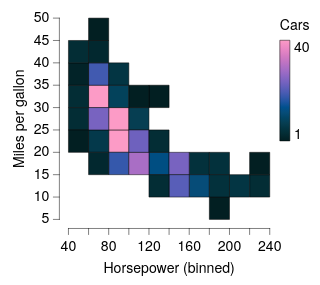

The specification (Vega-Lite) saved for this image:
### Vega-Lite specification from a JSON file in a GitHub repository (floating-point values rounded to 4 significant figures; data arrays with more than 128 entries replaced by an {"elided": "..."} marker saying what was removed)
{"background": null, "config": {"arc": {"fill": "#DBDBDB", "fillOpacity": 1.0, "innerRadius": 25.0, "padAngle": 0.03, "stroke": "black", "strokeOpacity": 1, "strokeWidth": 0.25}, "area": {"fill": "#DBDBDB", "fillOpacity": 1.0, "stroke": "black", "strokeOpacity": 1, "strokeWidth": 0.25}, "axis": {"domain": true, "domainCap": "round", "domainColor": "black", "domainWidth": 0.25, "grid": false, "gridCap": "round", "gridColor": "#F1F1F1", "gridDash": [0, 0], "gridOpacity": 1.0, "gridWidth": 0.25, "labelColor": "black", "labelFont": "Helvetica Neue, HelveticaNeue, Helvetica, Arial, sans-serif", "labelFontSize": 7, "labelFontStyle": "normal", "labelFontWeight": 400, "offset": 4.5, "ticks": true, "tickCap": "round", "tickColor": "black", "tickRound": false, "tickSize": 3, "tickWidth": 0.25, "titleColor": "black", "titleFont": "Helvetica Neue, HelveticaNeue, Helvetica, Arial, sans-serif", "titleFontSize": 7, "titleFontStyle": "normal", "titleFontWeight": 400}, "axisX": {"domain": true, "labelAlign": "center", "labelAngle": 0, "labels": true, "ticks": true, "translate": 0}, "axisY": {"domain": true, "labelAlign": "right", "labelAngle": 0, "labels": true, "ticks": true, "translate": 0}, "axisRight": {"domain": true, "labelAlign": "left", "labelAngle": 0, "labels": true, "ticks": true, "translate": 0}, "axisTop": {"domain": true, "labelAlign": "center", "labelAngle": 0, "labels": true, "ticks": true, "translate": 0}, "axisBand": {"tickOffset": 0}, "bar": {"fill": "#DBDBDB", "fillOpacity": 1.0, "stroke": "black", "strokeOpacity": 1, "strokeWidth": 0.25}, "boxplot": {"size": 9.0, "ticks": {"cornerRadius": 0.25, "fill": "black", "opacity": 1, "size": 4.5, "thickness": 0.25}, "box": {"fillOpacity": 1.0, "stroke": "black", "strokeOpacity": 1, "strokeWidth": 0.25}, "median": {"cornerRadius": 0, "fill": "black", "fillOpacity": 1.0, "opacity": 1, "size": 9.0, "thickness": 0.25}, "rule": {"fill": "black", "fillOpacity": 1.0, "size": 10.0, "stroke": "black", "strokeDash": [0, 0], "strokeOpacity": 1, "strokeWidth": 0.25}, "outliers": {"color": "black", "fill": "black", "fillOpacity": 1.0, "size": 0, "stroke": "black", "strokeOpacity": 1, "strokeWidth": 0.25}}, "circle": {"fill": "black", "fillOpacity": 1.0, "size": 1.25, "stroke": null, "strokeOpacity": 1, "strokeWidth": 0.25}, "errorband": {"band": {"fillOpacity": 0.6, "stroke": null, "strokeWidth": 0.25, "strokeOpacity": 1}, "borders": {"opacity": 0, "strokeOpacity": 0.25, "strokeWidth": 1}}, "errorbar": {"opacity": 1, "rule": {"strokeDash": [0, 0], "strokeWidth": 0.25}, "ticks": {"color": "black", "cornerRadius": 0.125, "opacity": 1, "size": 6.0, "thickness": 0.25}, "thickness": 0.25}, "font": "Helvetica Neue, HelveticaNeue, Helvetica, Arial, sans-serif", "geoshape": {"fill": "#DBDBDB", "fillOpacity": 1.0, "stroke": "black", "strokeOpacity": 1, "strokeWidth": 0.25}, "header": {"labelColor": "black", "labelFont": "Helvetica Neue, HelveticaNeue, Helvetica, Arial, sans-serif", "labelFontSize": 7, "labelFontStyle": "normal", "labelFontWeight": 400, "titleColor": "black", "titleFont": "Helvetica Neue, HelveticaNeue, Helvetica, Arial, sans-serif", "titleFontSize": 7, "titleFontStyle": "normal", "titleFontWeight": 400, "titlePadding": 0}, "legend": {"disable": false, "offset": 4.5, "titlePadding": 4, "labelOffset": 2, "gradientLabelOffset": 2, "gradientLength": 50.0, "gradientThickness": 5.0, "gradientOpacity": 1.0, "gradientStrokeColor": "black", "gradientStrokeWidth": 0.25, "labelColor": "black", "labelFont": "Helvetica Neue, HelveticaNeue, Helvetica, Arial, sans-serif", "labelFontSize": 7, "labelFontStyle": "normal", "labelFontWeight": 400, "strokeColor": "black", "strokeWidth": 0, "symbolSize": 42, "symbolStrokeColor": "black", "symbolStrokeWidth": 0.25, "titleColor": "black", "titleFont": "Helvetica Neue, HelveticaNeue, Helvetica, Arial, sans-serif", "titleFontSize": 7, "titleFontStyle": "normal", "titleFontWeight": 400}, "line": {"color": "black", "stroke": "black", "strokeCap": "butt", "strokeDash": [0, 0], "strokeOpacity": 1, "strokeWidth": 0.5}, "point": {"filled": true, "fill": "#DBDBDB", "fillOpacity": 1.0, "size": 5.0, "stroke": "black", "strokeOpacity": 1, "strokeWidth": 0.25}, "range": {"category": ["#5CA7B1", "#B7D0EE", "#B7B3E4", "#B3DAB5", "#F5E1B3", "#3D727B", "#809DC7", "#867DAC", "#80A988", "#CBB17A", "#204148", "#546B94", "#584C77", "#507B5F", "#9D824D"], "diverging": {"scheme": ["#6F572A", "#876E43", "#9E875F", "#B5A17F", "#CABBA2", "#DCD6CC", "#F4F1E9", "#C9D7DA", "#9DBFC6", "#78A5AF", "#558B96", "#36717C", "#1A5762"]}, "heatmap": {"scheme": ["#021F22", "#032F39", "#063E53", "#094B74", "#0B5299", "#3E59AF", "#6660BC", "#8A67C4", "#AC6FC5", "#CD78C1", "#E987C4", "#FC9BC6"]}, "ordinal": {"scheme": ["#F1F1F1", "#DBDBDB", "#C6C6C6", "#B2B2B2", "#9D9D9D", "#898989", "#767676", "#636363", "#515151", "#404040", "#2F2F2F", "#1F1F1F"]}, "ramp": {"scheme": ["#32022B", "#43044D", "#4C196E", "#4D338C", "#484DA6", "#3A68BB", "#1D83CA", "#1D9CCB", "#23B5C9", "#28CDC5", "#4DE0B4", "#91EE9F"]}}, "rule": {"color": "black", "stroke": "black", "strokeCap": "round", "strokeDash": [2, 2], "strokeOpacity": 1, "strokeWidth": 0.25}, "scale": {"bandPaddingInner": 0.1, "bandPaddingOuter": 0.1, "round": false}, "rect": {"fill": "#DBDBDB", "fillOpacity": 1.0, "stroke": "black", "strokeOpacity": 1, "strokeWidth": 0.25}, "square": {"fill": "#DBDBDB", "fillOpacity": 1.0, "size": 10.0, "stroke": "black", "strokeOpacity": 1, "strokeWidth": 0.25}, "text": {"color": "black", "font": "Helvetica Neue, HelveticaNeue, Helvetica, Arial, sans-serif", "fontSize": 7, "fontStyle": "normal", "fontWeight": 400}, "tick": {"color": "black", "cornerRadius": 0.125, "opacity": 1.0, "size": 9.0, "thickness": 0.25}, "title": {"anchor": "middle", "frame": "group", "color": "black", "font": "Helvetica Neue, HelveticaNeue, Helvetica, Arial, sans-serif", "fontSize": 7, "fontStyle": "normal", "fontWeight": 400, "subtitleColor": "black", "subtitleFont": "Helvetica Neue, HelveticaNeue, Helvetica, Arial, sans-serif", "subtitleFontSize": "Helvetica Neue, HelveticaNeue, Helvetica, Arial, sans-serif", "subtitleFontStyle": "normal", "subtitleFontWeight": 400}, "trail": {"color": "black", "opacity": 1, "size": 0.5}, "view": {"continuousWidth": 100, "continuousHeight": 100, "discreteWidth": 100, "discreteHeight": 100, "fill": null, "stroke": null, "strokeWidth": 0.25}}, "data": {"name": "data-7285c4e2e195e5a75737a34913199f5f"}, "mark": {"type": "rect"}, "encoding": {"color": {"aggregate": "count", "title": "Cars", "type": "quantitative"}, "x": {"bin": {"maxbins": 12}, "field": "Horsepower", "type": "quantitative"}, "y": {"bin": {"maxbins": 12}, "field": "Miles_per_Gallon", "title": "Miles per gallon", "type": "quantitative"}}, "$schema": "https://vega.github.io/schema/vega-lite/v6.4.1.json", "datasets": {"data-7285c4e2e195e5a75737a34913199f5f": {"elided": "392 records"}}}
